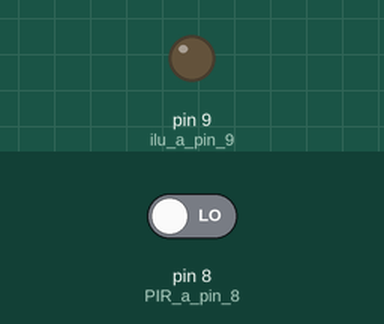
Simulated run of this sketch. Board: Arduino Uno, built with avr-gcc and run on an emulated ATmega328P. Parts: output pins drawn as LEDs (lit = HIGH). Inputs (shaded band) come from the test bench; at power-on: pin 8 (PIR_a_pin_8) LOW. What the sketch prints to the serial monitor is not drawn.

Above: at 1.2 s.
1.3 s: pin 8 (PIR_a_pin_8) driven HIGH
At 2.5 s:
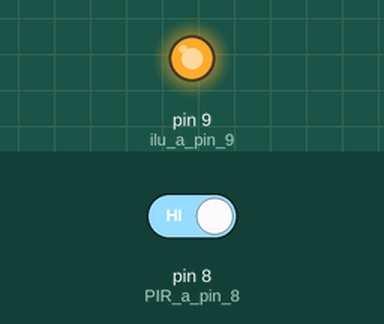
Timing chart, 0 to 4.3 s (numbered marks = the images above; inputs shaded):
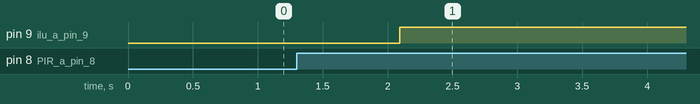

The sketch:

prueba_mqtt.ino
```cpp
// Prueba de sensor Pir

int ilu = 255;   // variable para el LED iluminación  0~255

void setup() {
  Serial.begin(9600);
  pinMode(8, INPUT);  // PIR a pin 8
  pinMode(9, OUTPUT); // ilu a pin 9
}

void loop() {
  Serial.println(digitalRead(8));

  if (digitalRead(8) == HIGH) {
    if (ilu < 255) ilu++ ;


// sensor pir encendido
  }
  else {
    if (ilu > 0) ilu--;
//of
  }

  analogWrite(9, ilu); // LED

}
```

Measured:
- after the input at 1.3 s, pin 9 (ilu_a_pin_9): LOW → HIGH after 0.79 s
